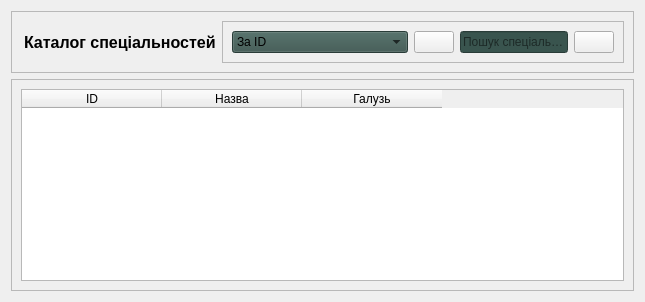
              <widget class="QWidget" name="specialty_page">
               <layout class="QVBoxLayout" name="verticalLayout_7">
                <item alignment="Qt::AlignTop">
                 <widget class="QFrame" name="header_CoS_frame">
                  <property name="frameShape">
                   <enum>QFrame::StyledPanel</enum>
                  </property>
                  <property name="frameShadow">
                   <enum>QFrame::Raised</enum>
                  </property>
                  <layout class="QHBoxLayout" name="horizontalLayout_17">
                   <property name="leftMargin">
                    <number>12</number>
                   </property>
                   <item alignment="Qt::AlignLeft">
                    <widget class="QLabel" name="label_19">
                     <property name="font">
                      <font>
                       <pointsize>12</pointsize>
                       <weight>75</weight>
                       <bold>true</bold>
                      </font>
                     </property>
                     <property name="text">
                      <string>Каталог спеціальностей</string>
                     </property>
                    </widget>
                   </item>
                   <item alignment="Qt::AlignRight">
                    <widget class="QFrame" name="search_frame_2">
                     <property name="frameShape">
                      <enum>QFrame::StyledPanel</enum>
                     </property>
                     <property name="frameShadow">
                      <enum>QFrame::Raised</enum>
                     </property>
                     <layout class="QHBoxLayout" name="horizontalLayout_18">
                      <item>
                       <widget class="QComboBox" name="spec_sort_comboBox">
                        <property name="minimumSize">
                         <size>
                          <width>100</width>
                          <height>0</height>
                         </size>
                        </property>
                        <property name="styleSheet">
                         <string notr="true">background-color: rgb(57, 84, 78);</string>
                        </property>
                        <item>
                         <property name="text">
                          <string>За ID</string>
                         </property>
                        </item>
                        <item>
                         <property name="text">
                          <string>За назвою(по алфавіту)</string>
                         </property>
                        </item>
                        <item>
                         <property name="text">
                          <string>За галуззю(по алфавіту)_</string>
                         </property>
                        </item>
                       </widget>
                      </item>
                      <item>
                       <widget class="QPushButton" name="spec_sortbutton">
                        <property name="cursor">
                         <cursorShape>PointingHandCursor</cursorShape>
                        </property>
                        <property name="text">
                         <string/>
                        </property>
                        <property name="icon">
                         <iconset resource="icons.qrc">
                          <normaloff>:/icons/icons/sort_24dp_000000_FILL0_wght400_GRAD0_opsz24.png</normaloff>:/icons/icons/sort_24dp_000000_FILL0_wght400_GRAD0_opsz24.png</iconset>
                        </property>
                        <property name="iconSize">
                         <size>
                          <width>24</width>
                          <height>24</height>
                         </size>
                        </property>
                       </widget>
                      </item>
                      <item>
                       <widget class="QLineEdit" name="search_lineEdit_2">
                        <property name="styleSheet">
                         <string notr="true">background-color: rgb(57, 84, 78);</string>
                        </property>
                        <property name="placeholderText">
                         <string>Пошук спеціальності</string>
                        </property>
                       </widget>
                      </item>
                      <item>
                       <widget class="QPushButton" name="search_button_2">
                        <property name="cursor">
                         <cursorShape>PointingHandCursor</cursorShape>
                        </property>
                        <property name="text">
                         <string/>
                        </property>
                        <property name="icon">
                         <iconset resource="icons.qrc">
                          <normaloff>:/icons/icons/search_24dp_000000.png</normaloff>:/icons/icons/search_24dp_000000.png</iconset>
                        </property>
                        <property name="iconSize">
                         <size>
                          <width>32</width>
                          <height>32</height>
                         </size>
                        </property>
                       </widget>
                      </item>
                     </layout>
                    </widget>
                   </item>
                  </layout>
                 </widget>
                </item>
                <item>
                 <widget class="QFrame" name="main_body_Cos_frame">
                  <property name="frameShape">
                   <enum>QFrame::StyledPanel</enum>
                  </property>
                  <property name="frameShadow">
                   <enum>QFrame::Raised</enum>
                  </property>
                  <layout class="QVBoxLayout" name="verticalLayout_8">
                   <item>
                    <widget class="QTableWidget" name="tableWidget_2">
                     <attribute name="horizontalHeaderDefaultSectionSize">
                      <number>140</number>
                     </attribute>
                     <attribute name="verticalHeaderCascadingSectionResizes">
                      <bool>true</bool>
                     </attribute>
                     <column>
                      <property name="text">
                       <string>ID</string>
                      </property>
                     </column>
                     <column>
                      <property name="text">
                       <string>Назва</string>
                      </property>
                     </column>
                     <column>
                      <property name="text">
                       <string>Галузь</string>
                      </property>
                     </column>
                    </widget>
                   </item>
                  </layout>
                 </widget>
                </item>
               </layout>
              </widget>
